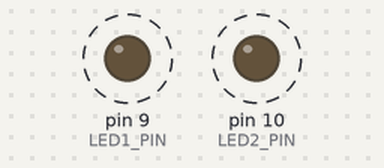
A sketch run on a simulated Arduino Uno, built with avr-gcc and run on an emulated ATmega328P. Parts: output pins drawn as LEDs (lit = HIGH). Dashed ring = blinking.

Above: at 0.2 s.
Timing chart, 0 to 4.6 s (numbered marks = the images above):
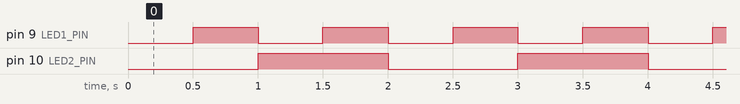

Measured:
- by itself, pin 9 (LED1_PIN): alternates HIGH for 0.50 s and LOW for 0.50 s
- by itself, pin 10 (LED2_PIN): alternates HIGH for 1.0 s and LOW for 1.0 s
- by itself, everything shown: repeats every 2.0 s, in 4 steps

The sketch:

task2_two_leds.ino
```cpp
// Lab 6 - Task 2: Two LEDs blinking at different intervals
// LED1 (pin 9):  on 0.5 s / off 0.5 s  -> blinks once every second
// LED2 (pin 10): on 1 s   / off 1 s    -> blinks once every two seconds
// Wiring (each LED): Pin -> 330 ohm resistor -> LED anode (long leg); cathode (short leg) -> GND
//
// millis() is used instead of delay() so both LEDs are timed independently
// and neither one blocks the other.

const int LED1_PIN = 9;
const int LED2_PIN = 10;

const unsigned long LED1_INTERVAL = 500;   // ms per on/off half-cycle
const unsigned long LED2_INTERVAL = 1000;  // ms per on/off half-cycle

unsigned long led1LastToggle = 0;
unsigned long led2LastToggle = 0;
int led1State = LOW;
int led2State = LOW;

void setup() {
  pinMode(LED1_PIN, OUTPUT);
  pinMode(LED2_PIN, OUTPUT);
}

void loop() {
  unsigned long now = millis();

  if (now - led1LastToggle >= LED1_INTERVAL) {
    led1LastToggle = now;
    led1State = !led1State;
    digitalWrite(LED1_PIN, led1State);
  }

  if (now - led2LastToggle >= LED2_INTERVAL) {
    led2LastToggle = now;
    led2State = !led2State;
    digitalWrite(LED2_PIN, led2State);
  }
}
```
